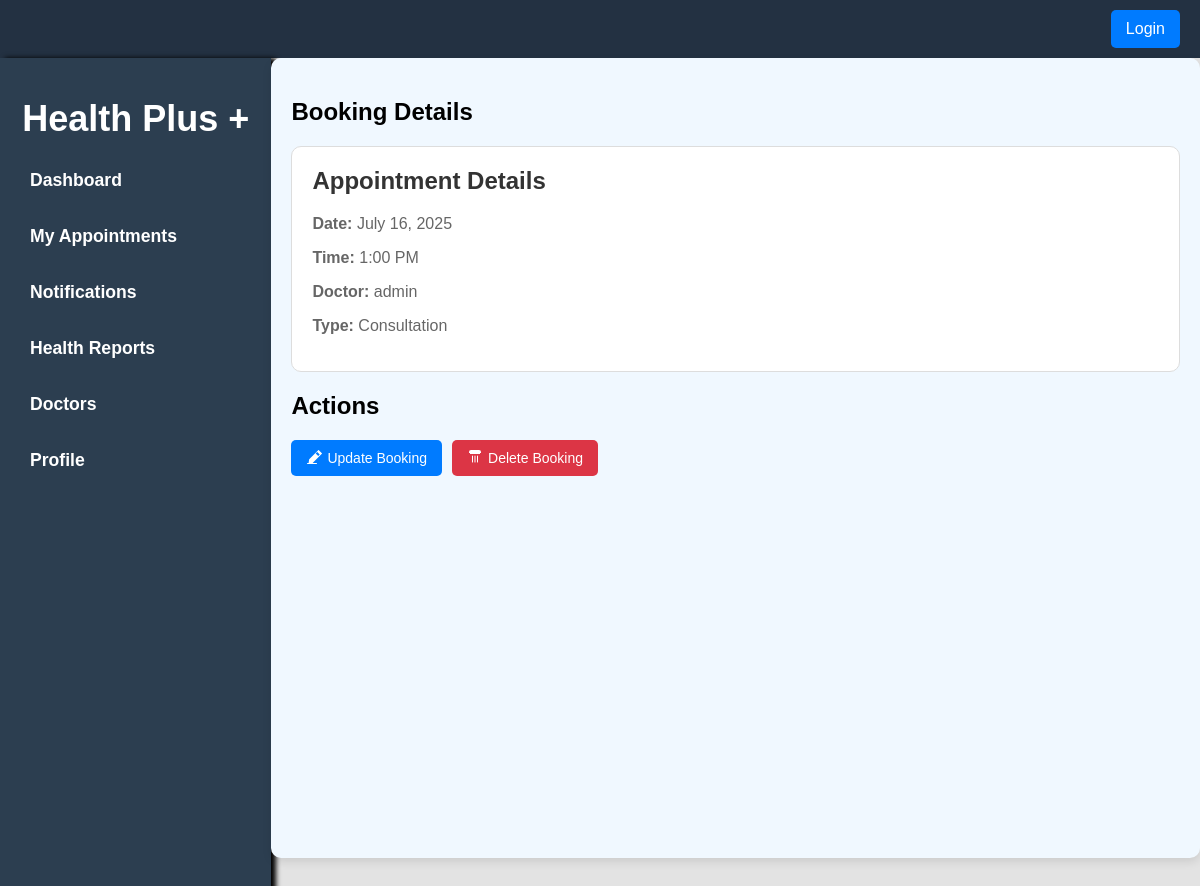
The app's page /appointment/1/ with its own data.
### booking/models.py (models this page shows, shortened)
class Appointment(models.Model):
    user = models.ForeignKey(User, on_delete=models.CASCADE, related_name='appointments')
    doctor = models.ForeignKey(Doctor, on_delete=models.CASCADE, related_name='appointments')
    appointment_type = models.ForeignKey(AppointmentType, on_delete=models.CASCADE)
    appointment_date = models.DateField()
    appointment_time = models.TimeField()
    status = models.CharField(max_length=20, choices=[('scheduled', 'Scheduled'), ('completed', 'Completed'), ('canceled', 'Canceled')])
    created_at = models.DateTimeField(auto_now_add=True)
    updated_at = models.DateTimeField(auto_now=True)
    class Meta:
        indexes = [
            models.Index(fields=['appointment_date']),
        ]

class Doctor(models.Model):
    user = models.OneToOneField(User, on_delete=models.CASCADE)
    specialty = models.CharField(max_length=100)
    qualifications = models.TextField()
    experience_years = models.PositiveIntegerField()
    languages_spoken = models.CharField(max_length=100, blank=True)
    rating = models.FloatField(default=0.0)
    available_days = models.CharField(max_length=100)
    available_time_start = models.TimeField()
    available_time_end = models.TimeField()
    appointment_types = models.ManyToManyField('AppointmentType', related_name='doctors')

class AppointmentType(models.Model):
    name = models.CharField(max_length=100)
    duration = models.PositiveIntegerField()
    def __str__(self):
        return self.name

### booking/views.py (the view)
# urls.py: path('appointment/<pk>/', views.appointmentDetailView, name='appointments-detail'),
def appointmentDetailView(request, pk):
    booking = get_object_or_404(Appointment, pk=pk)
    return render(request, "appointment/appointment_detail.html", {
        "title": "Booking Details",
        "booking": booking
    })

### booking/templates/appointment/appointment_detail.html (shortened to what this page needs)
{% extends 'index.html' %}
{% block content %}
<section style='flex-basis:80%;'>
    <h1>{{ title }}</h1>
    <div class="booking-details">
        <h2>Appointment Details</h2>
        <p><strong>Date:</strong> {{ booking.appointment_date|date:"F j, Y" }}</p>
        <p><strong>Time:</strong> {{ booking.appointment_time|date:"g:i A" }}</p>
        <p><strong>Doctor:</strong> {{ booking.doctor.user.username }}</p>
        <p><strong>Type:</strong> {{ booking.appointment_type }}</p>
    </div>
    <div class="actions">
        <h2>Actions</h2>
        <div class="button-group">
            <a href="{% url 'appointment_update' booking.pk %}" class="btn btn-update">
                Update Booking
            </a>
            <form action="{% url 'appointment_delete' booking.pk %}" method="POST" style="display:inline;">
                <button type="submit" class="btn btn-cancel">
                    Delete Booking
                </button>
            </form>
        </div>
    </div>
</section>
{% endblock %}

### booking/static/css/style.css (style rules this page uses)
body { margin: 0; padding: 0; background-color: #e3e3e3; font-family: 'Arial', sans-serif; width: 100%; position:fixed; }

### booking/templates/index.html (style rules this page uses)
p { color: #666; font-size: 16px; }

### booking/templates/appointment/appointment_detail.html (style rules this page uses)
section { background-color: #f0f8ff; padding: 20px; border-radius: 10px; box-shadow: 0 4px 10px rgba(0, 0, 0, 0.1); }
.booking-details { background-color: #ffffff; padding: 20px; border: 1px solid #ddd; border-radius: 10px; margin-bottom: 20px; }
.booking-details h2 { margin-top: 0; color: #333; }
.actions { margin-top: 20px; }
.button-group { display: flex; gap: 10px; }
.btn { padding: 10px 15px; text-decoration: none; color: white; border: none; border-radius: 5px; cursor: pointer; display: flex; align-items: center; font-size: 14px; transition: background-color 0.3s, transform 0.2s; }
.btn-update { background-color: #007bff; }
.btn-cancel { background-color: #dc3545; }
.btn svg { margin-right: 5px; fill: white; }

### records on screen
Appointment: appointment_date "July 16, 2025", appointment_time "1:00 PM", doctor.user.username "admin", appointment_type "Consultation"

### other values on screen
{{ title }} "Booking Details"
